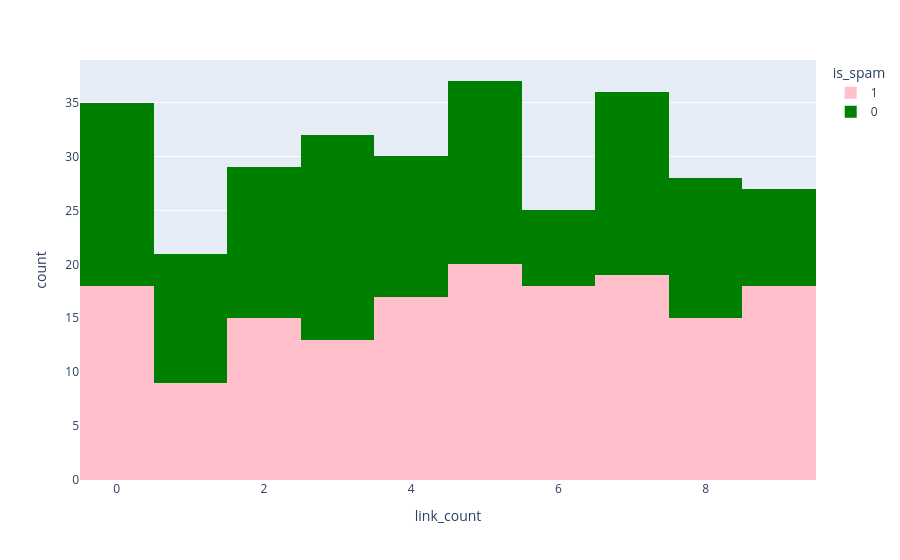

Source (notebook cell):
### Code cell
px.histogram(data_frame=df, x='link_count', color='is_spam',color_discrete_sequence=['pink', 'green'])

### Figure 1 — Plotly figure (JSON) as saved in the notebook; plotly's stock layout.template omitted (floating-point values rounded to 4 significant figures; data arrays with more than 128 entries replaced by an {"elided": "..."} marker saying what was removed)
{"data": [{"bingroup": "x", "hovertemplate": "is_spam=1<br>link_count=%{x}<br>count=%{y}<extra></extra>", "legendgroup": "1", "marker": {"color": "pink", "pattern": {"shape": ""}}, "name": "1", "orientation": "v", "showlegend": true, "type": "histogram", "x": {"elided": "162 int values"}, "xaxis": "x", "yaxis": "y"}, {"bingroup": "x", "hovertemplate": "is_spam=0<br>link_count=%{x}<br>count=%{y}<extra></extra>", "legendgroup": "0", "marker": {"color": "green", "pattern": {"shape": ""}}, "name": "0", "orientation": "v", "showlegend": true, "type": "histogram", "x": {"elided": "138 int values"}, "xaxis": "x", "yaxis": "y"}], "layout": {"barmode": "relative", "legend": {"title": {"text": "is_spam"}, "tracegroupgap": 0}, "margin": {"t": 60}, "xaxis": {"anchor": "y", "domain": [0, 1], "title": {"text": "link_count"}}, "yaxis": {"anchor": "x", "domain": [0, 1], "title": {"text": "count"}}}}
